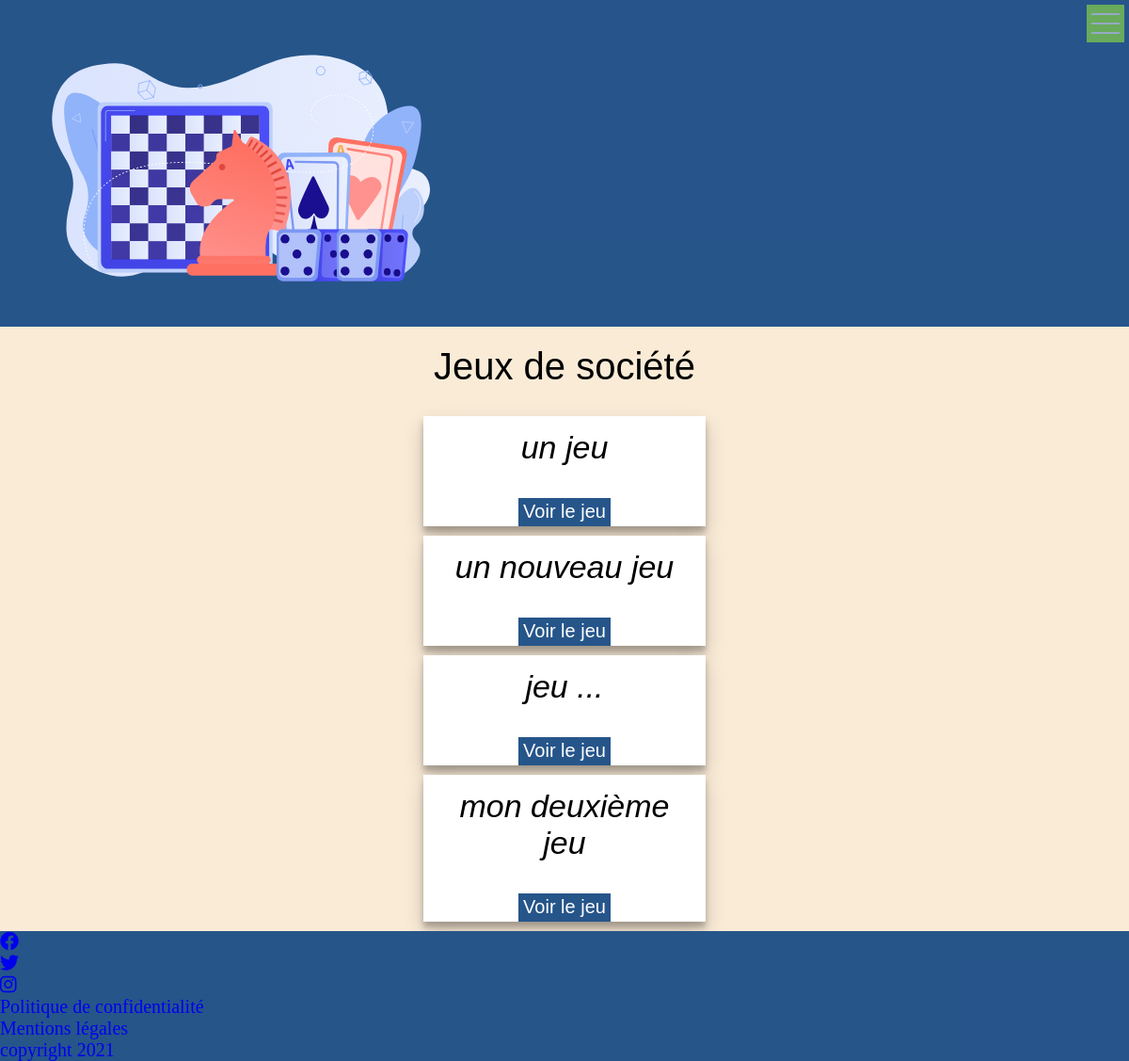
Page /games (signed in) on the committed database.
### tables this page shows
CREATE TABLE IF NOT EXISTS `board_game_card` (
  `id` int(11) NOT NULL AUTO_INCREMENT,
  `title` varchar(255) DEFAULT NULL,
  `content` text,
  `img` varchar(255) DEFAULT NULL,
  `created_at` datetime DEFAULT CURRENT_TIMESTAMP,
  `img_name` varchar(255) DEFAULT NULL,
  PRIMARY KEY (`id`)
);

### app/Controllers/Controller.php (called while the page is built, shortened)
<?php
abstract class Controller{
    protected function view(string $path, array $params = null){
        $path = str_replace('.', DIRECTORY_SEPARATOR, $path);
        require VIEWS . $path . '.php';
        require VIEWS . DIRECTORY_SEPARATOR .  'front' . DIRECTORY_SEPARATOR . 'layouts' . DIRECTORY_SEPARATOR . 'layout.php';
    }
}

### app/Controllers/GameController.php (called while the page is built, shortened)
<?php
class GameController extends Controller
{
    public function index()
    {
        $req = new GameModel;
        $games = $req->all();
        return $this->view('front.game.index', compact('games'));
    }
}

### routes/Route.php (called while the page is built, shortened)
<?php
class Route
{
    public $path;
    public $action;
    public $matches;
    public function __construct($path, $action)
    {
        $this->path = trim($path, '/');
        $this->action = $action;
    }
    public function matches(string $url)
    {
        $path = preg_replace('#:([A-Za-z0-9_]+)#', '([^/]+)', $this->path);
        $pathToMatch = "#^$path$#";
        if (preg_match($pathToMatch, $url, $matches)) {
            $this->matches = $matches;
            return true;
        } else {
            return false;
        }
    }
    public function execute()
    {
        $params = explode('@', $this->action);
        $controller = new $params[0](new DBConnection());
        $method = $params[1];
        return isset($this->matches[1]) ? $controller->$method($this->matches[1]) : $controller->$method();
    }
}

### routes/Router.php (called while the page is built, shortened)
<?php
class Router
{
    public $url;
    public $routes = [];
    public function __construct($url)
    {
        $this->url = trim($url, '/');
    }
    public function get(string $path, string $action)
    {
        $this->routes['GET'][] = new Route($path, $action);
    }
    public function post(string $path, string $action)
    {
        $this->routes['POST'][] = new Route($path, $action);
    }
    public function run()
    {
        foreach ($this->routes[$_SERVER['REQUEST_METHOD']] as $route) {
            if ($route->matches($this->url)) {
                return $route->execute();
            }
        }
        throw new NotFoundException();
    }
}

### public/index.php (called while the page is built, shortened)
<?php
$router = new Router($_GET['url']);
$router->get('login', 'App\Controllers\UserController@login');
$router->post('login', 'App\Controllers\UserController@loginPost');
$router->get('logout', 'App\Controllers\UserController@logout');
$router->get('register', 'App\Controllers\UserController@register');
$router->post('register', 'App\Controllers\UserController@registerPost');
$router->get('/', 'App\Controllers\WelcomeController@welcome');
$router->get('/articles', 'App\Controllers\BlogController@index');
$router->get('/games', 'App\Controllers\GameController@index');
$router->get('/articles/:id', 'App\Controllers\BlogController@show');
$router->get('/games/:id', 'App\Controllers\GameController@show');
$router->get('/tags/:id', 'App\Controllers\TagController@tag');
$router->get('/categories/:id', 'App\Controllers\CategoryController@category');
$router->get('contact', 'App\Controllers\ContactController@contact');
$router->post('contact', 'App\Controllers\ContactController@postMail');
$router->get('comment', 'App\Controllers\UserController@comment');
$router->post('comment', 'App\Controllers\UserController@postComment');
$router->get('/admin/articles', 'App\Controllers\Admin\AdminController@article');
$router->get('/admin/games', 'App\Controllers\Admin\AdminController@game');
$router->get('/admin/contact', 'App\Controllers\Admin\AdminController@contact');
$router->post('/admin/articles/delete/:id', 'App\Controllers\Admin\AdminController@deleteArticle');
$router->post('/admin/games/delete/:id', 'App\Controllers\Admin\AdminController@deleteGame');
$router->get('/admin/articles/create', 'App\Controllers\Admin\AdminController@createTag');
$router->post('/admin/articles/create', 'App\Controllers\Admin\AdminController@createArticle');
$router->get('/admin/games/create', 'App\Controllers\Admin\AdminController@createCategory');
$router->post('/admin/games/create', 'App\Controllers\Admin\AdminController@createGame');
$router->get('/admin/articles/edit/:id', 'App\Controllers\Admin\AdminController@editArticle');
$router->post('/admin/articles/edit/:id', 'App\Controllers\Admin\AdminController@updateArticle');
$router->get('/admin/games/edit/:id', 'App\Controllers\Admin\AdminController@editGame');
$router->post('/admin/games/edit/:id', 'App\Controllers\Admin\AdminController@updateGame');
try {
    $router->run();
} catch (NotFoundException $e) {
    return $e->error404();
}

### app/Models/Model.php (called while the page is built, shortened)
<?php
abstract class Model
{
    protected $db;
    protected $table;
    public function __construct()
    {
        $this->db =  DBConnection::getPDO();
    }
    public function query(string $sql, array $param = null, bool $single = null)
    {
        $method = is_null($param) ? 'query' : 'prepare';
        $fetch = is_null($single) ? 'fetchAll' : 'fetch';
        $stmt = $this->db->$method($sql);
        $stmt->setFetchMode(PDO::FETCH_CLASS, get_class($this), [$this->db]);
        if ($method === 'query') {
            return $stmt->$fetch();
        } else {
            $stmt->execute($param);
            return $stmt->$fetch();
        }
    }
    public  function all(): array
    {
        return $this->query("SELECT * FROM {$this->table} ORDER BY created_at DESC");
    }
}

### Database/DBConnection.php (called while the page is built, shortened)
<?php
class DBConnection
{
    public static function getPDO(): PDO
    {
        try {
            $db = new PDO(
                "mysql:dbname=monprojet;host=localhost",
                'root',
                '',
                array(
                    PDO::ATTR_ERRMODE => PDO::ERRMODE_EXCEPTION,
                    PDO::ATTR_DEFAULT_FETCH_MODE => PDO::FETCH_OBJ,
                    PDO::MYSQL_ATTR_INIT_COMMAND => 'SET CHARACTER SET UTF8'
                )
            );
        } catch (PDOException $e) {
            echo "Connexion impossible: " . $e->getMessage();
        }
        return $db;
    }
}

### app/Views/Front/game/index.php (the view, shortened to what this page needs)
<h1 class="title">Jeux de société</h1>
<?php foreach ($params['games'] as $game) : ?>
    <article id="games">
        <h2><?= $game->title ?></h2>
        <?= $game->getButton() ?>
    </article>
<?php endforeach ?>

### app/Models/GameModel.php (shortened to what this page needs)
<?php
class GameModel extends Model
{
    public function getButton(): string
    {
        return <<<HTML
        <button class="btn"><a href="/monprojet/games/$this->id">Voir le jeu</a></button>
        HTML;
    }
}

### public/Front/css/style.css (style rules this page uses)
#form-register p, #form-login p, #form-contact .form-contact p, .container-article .tags, .blog-articles .tags, figure, .btn { display: flex; justify-content: center; align-items: center; }
.btn { padding: 0 5px; height: 30px; background-color: rgba(37, 84, 138, 0.991); margin: 20px auto 0; color: #FFF; }
.btn a { color: #FFF; }
* { margin: 0; padding: 0; box-sizing: border-box; font-size: 20px; }
body { background-color: antiquewhite; }
a { text-decoration: none; }
button { border: none; }
.title { text-align: center; font-size: 2rem; font-family: "Gill Sans", "Gill Sans MT", Calibri, "Trebuchet MS", sans-serif; font-weight: 100; padding: 1rem; }
h2, h3, h4 { text-align: center; font-size: 1.7rem; font-family: "Gill Sans", "Gill Sans MT", Calibri, "Trebuchet MS", sans-serif; font-weight: 100; font-style: italic; padding: 0.7rem; }
::placeholder { text-align: center; }
#games, #game { width: 300px; background-color: #FFF; box-shadow: rgba(0, 0, 0, 0.19) 0px 10px 20px, rgba(0, 0, 0, 0.23) 0px 6px 6px; margin: 10px auto; }
#form-register p, #form-login p, #form-contact .form-contact p, .container-article .tags, .blog-articles .tags, .btn, figure { display: flex; justify-content: center; align-items: center; }
#form-register p, #form-login p, #form-contact .form-contact p, .btn, figure, .blog-articles .tags, .container-article .tags { display: flex; justify-content: center; align-items: center; }
.btn, figure, .blog-articles .tags, .container-article .tags, #form-contact .form-contact p, #form-register p, #form-login p { display: flex; justify-content: center; align-items: center; }

### rows in the picture
board_game_card: title "un jeu"
board_game_card: title "un nouveau jeu"
board_game_card: title "jeu ..."
board_game_card: title "mon deuxième jeu"
